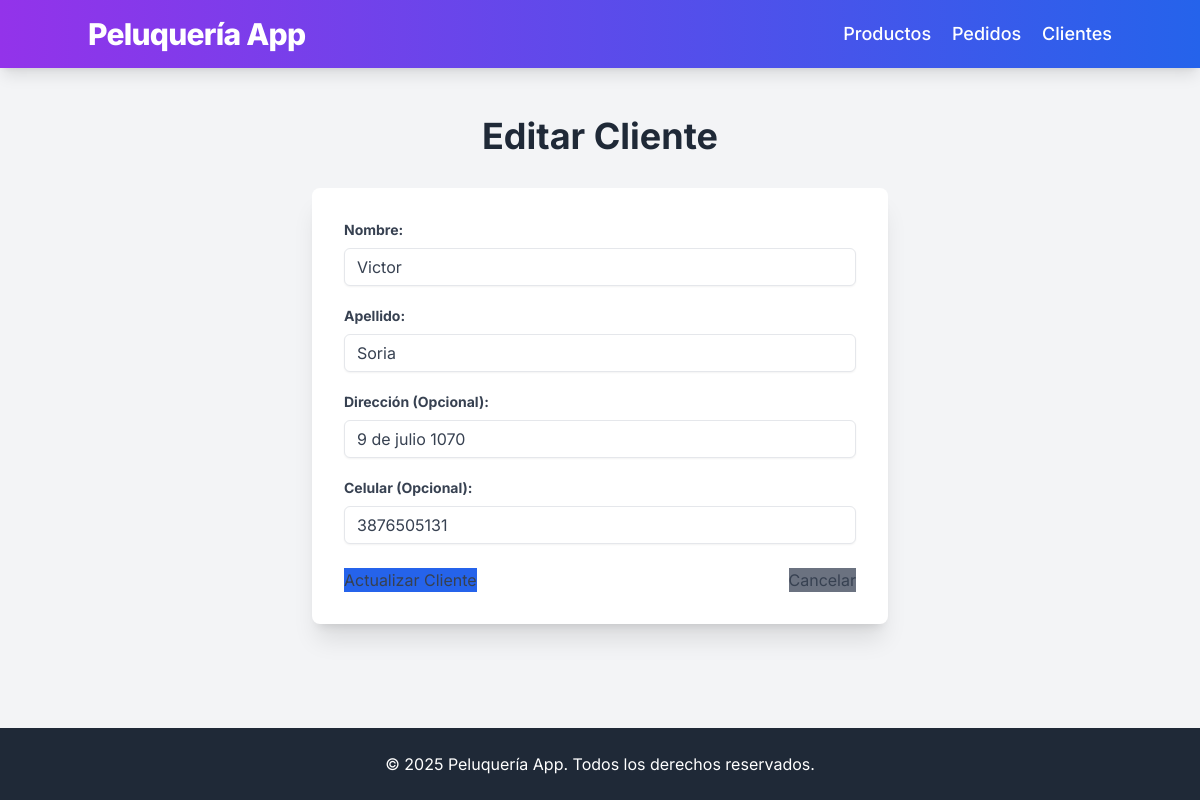
The page /clients/edit/1 on the database its author committed.
### app/models.py (models this page shows, shortened)
class Client(db.Model):
    id = db.Column(db.Integer, primary_key=True)
    first_name = db.Column(db.String(100), nullable=False) # Nombre del cliente
    last_name = db.Column(db.String(100), nullable=False) # Apellido del cliente
    address = db.Column(db.String(255), nullable=True) # Dirección del cliente
    phone = db.Column(db.String(20), nullable=True) # Número de celular del cliente
    appointments = db.relationship('Appointment', backref='client', lazy=True, cascade="all, delete-orphan")
    services = db.relationship('Service', backref='client', lazy=True, cascade="all, delete-orphan")

### app/routes.py (the view, shortened to what this page needs)
@app.route('/clients/edit/<int:client_id>', methods=['GET', 'POST'])
def edit_client(client_id):
    client = Client.query.get_or_404(client_id)
    return render_template('add_edit_client.html', client=client, title='Editar Cliente')

### run.py (called while the page is built)
@app.context_processor
def inject_current_year():
    return {'current_year': datetime.now(UTC).year}

### app/templates/add_edit_client.html
{% extends 'layout.html' %}
{% block content %}
<h1 class="text-4xl font-bold text-center mb-8 text-gray-800">{{ title }}</h1>
<div class="max-w-xl mx-auto bg-white p-8 rounded-lg shadow-xl">
    <form method="POST">
        <div class="mb-5">
            <label for="first_name" class="block text-gray-700 text-sm font-bold mb-2">Nombre:</label>
            <input type="text" id="first_name" name="first_name" value="{{ client.first_name if client else '' }}"
                   class="shadow-sm appearance-none border rounded-md w-full py-2 px-3 text-gray-700 leading-tight focus:outline-none focus:ring-2 focus:ring-blue-400 focus:border-transparent"
                   required>
        </div>
        <div class="mb-5">
            <label for="last_name" class="block text-gray-700 text-sm font-bold mb-2">Apellido:</label>
            <input type="text" id="last_name" name="last_name" value="{{ client.last_name if client else '' }}"
                   class="shadow-sm appearance-none border rounded-md w-full py-2 px-3 text-gray-700 leading-tight focus:outline-none focus:ring-2 focus:ring-blue-400 focus:border-transparent"
                   required>
        </div>
        <div class="mb-5">
            <label for="address" class="block text-gray-700 text-sm font-bold mb-2">Dirección (Opcional):</label>
            <input type="text" id="address" name="address" value="{{ client.address if client else '' }}"
                   class="shadow-sm appearance-none border rounded-md w-full py-2 px-3 text-gray-700 leading-tight focus:outline-none focus:ring-2 focus:ring-blue-400 focus:border-transparent">
        </div>
        <div class="mb-6">
            <label for="phone" class="block text-gray-700 text-sm font-bold mb-2">Celular (Opcional):</label>
            <input type="text" id="phone" name="phone" value="{{ client.phone if client else '' }}"
                   class="shadow-sm appearance-none border rounded-md w-full py-2 px-3 text-gray-700 leading-tight focus:outline-none focus:ring-2 focus:ring-blue-400 focus:border-transparent">
        </div>
        <div class="flex items-center justify-between">
            <button type="submit" class="btn bg-blue-600 hover:bg-blue-700">
                {{ 'Actualizar Cliente' if client else 'Agregar Cliente' }}
            </button>
            <a href="{{ url_for('clients') }}" class="btn bg-gray-500 hover:bg-gray-600">Cancelar</a>
        </div>
    </form>
</div>
{% endblock %}

### app/templates/layout.html (style rules this page uses)
body { font-family: 'Inter', sans-serif; background-color: #f3f4f6; color: #374151; }
input[type="text"], input[type="number"], input[type="date"], select, textarea { @apply shadow-sm appearance-none border rounded w-full py-2 px-3 text-gray-700 leading-tight focus:outline-none focus:shadow-outline transition duration-150 ease-in-out; }
button[type="submit"], .btn { @apply bg-blue-600 hover:bg-blue-700 text-white font-bold py-2 px-4 rounded-md shadow-md transition duration-200 ease-in-out; }

### rows shown on the page
Client: first_name "Victor", last_name "Soria", address "9 de julio 1070", phone "3876505131"

### other values the page prints
{{ title }} "Editar Cliente"
{{ 'Actualizar Cliente' if client else 'Agregar Cliente' }} "Actualizar Cliente"
